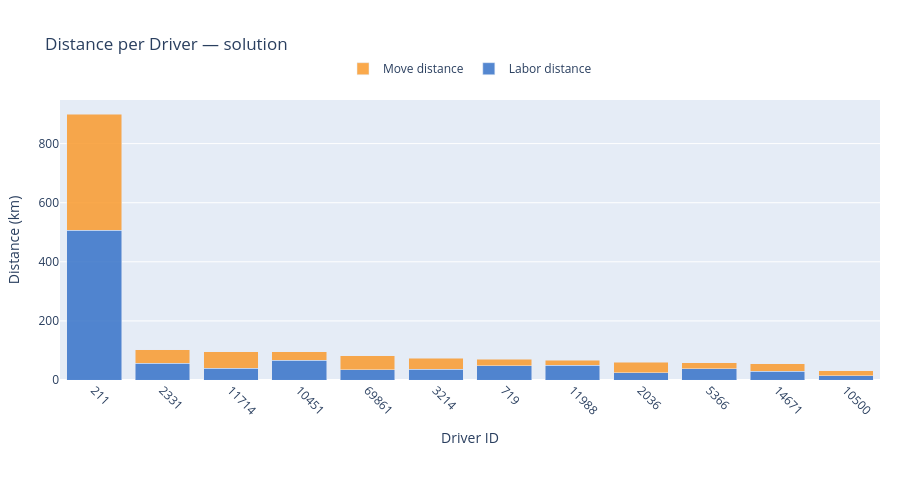

Write notebook code for a chart like this one.
### Markdown cell above
---
## Distance per Driver

### Code cell
build_driver_distance_figure(rows, drivers, LABEL).show()

### Figure 1 — Plotly figure (JSON) as saved in the notebook; plotly's stock layout.template omitted (floating-point values rounded to 4 significant figures)
{"data": [{"hoverinfo": "text", "hovertext": ["Driver 211<br>Labor: 506.03 km", "Driver 2331<br>Labor: 56.18 km", "Driver 11714<br>Labor: 39.75 km", "Driver 10451<br>Labor: 66.70 km", "Driver 69861<br>Labor: 34.21 km", "Driver 3214<br>Labor: 36.57 km", "Driver 719<br>Labor: 48.86 km", "Driver 11988<br>Labor: 49.74 km", "Driver 2036<br>Labor: 24.69 km", "Driver 5366<br>Labor: 38.47 km", "Driver 14671<br>Labor: 29.64 km", "Driver 10500<br>Labor: 14.61 km"], "marker": {"color": "rgba(55, 115, 200, 0.85)"}, "name": "Labor distance", "type": "bar", "x": ["211", "2331", "11714", "10451", "69861", "3214", "719", "11988", "2036", "5366", "14671", "10500"], "y": [506.0, 56.18, 39.75, 66.7, 34.21, 36.57, 48.86, 49.74, 24.69, 38.47, 29.64, 14.61]}, {"hoverinfo": "text", "hovertext": ["Driver 211<br>Move: 394.23 km", "Driver 2331<br>Move: 46.87 km", "Driver 11714<br>Move: 55.94 km", "Driver 10451<br>Move: 28.31 km", "Driver 69861<br>Move: 47.91 km", "Driver 3214<br>Move: 36.80 km", "Driver 719<br>Move: 21.44 km", "Driver 11988<br>Move: 17.46 km", "Driver 2036<br>Move: 35.65 km", "Driver 5366<br>Move: 19.62 km", "Driver 14671<br>Move: 25.12 km", "Driver 10500<br>Move: 16.85 km"], "marker": {"color": "rgba(250, 155, 45, 0.85)"}, "name": "Move distance", "type": "bar", "x": ["211", "2331", "11714", "10451", "69861", "3214", "719", "11988", "2036", "5366", "14671", "10500"], "y": [394.2, 46.87, 55.94, 28.31, 47.91, 36.8, 21.44, 17.46, 35.65, 19.62, 25.12, 16.85]}], "layout": {"barmode": "stack", "height": 480, "hovermode": "x", "legend": {"orientation": "h", "x": 0.5, "xanchor": "center", "y": 1.06, "yanchor": "bottom"}, "margin": {"b": 100, "l": 60, "r": 20, "t": 100}, "title": {"text": "Distance per Driver — solution"}, "xaxis": {"tickangle": 45, "title": {"text": "Driver ID"}}, "yaxis": {"title": {"text": "Distance (km)"}}}}
